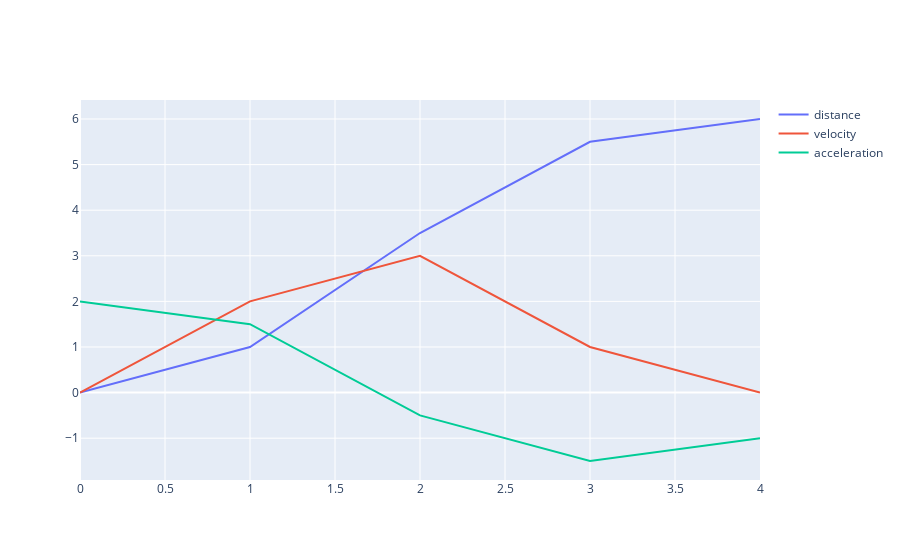

The notebook cell this image was saved under:
### Markdown cell above
# Plot Results

### Code cell
iplot(define_plot_data(sol['outputs'], 'time',  'distance', 'velocity', 'acceleration'))

### Figure 1 — Plotly figure (JSON) as saved in the notebook; plotly's stock layout.template omitted (floating-point values rounded to 4 significant figures)
{"data": [{"mode": "lines", "name": "distance", "type": "scatter", "x": [0, 1, 2, 3, 4], "y": [0, 1, 3.5, 5.5, 6]}, {"mode": "lines", "name": "velocity", "type": "scatter", "x": [0, 1, 2, 3, 4], "y": [0, 2, 3, 1, 0]}, {"mode": "lines", "name": "acceleration", "type": "scatter", "x": [0, 1, 2, 3, 4], "y": [2, 1.5, -0.5, -1.5, -1]}], "layout": {}}
